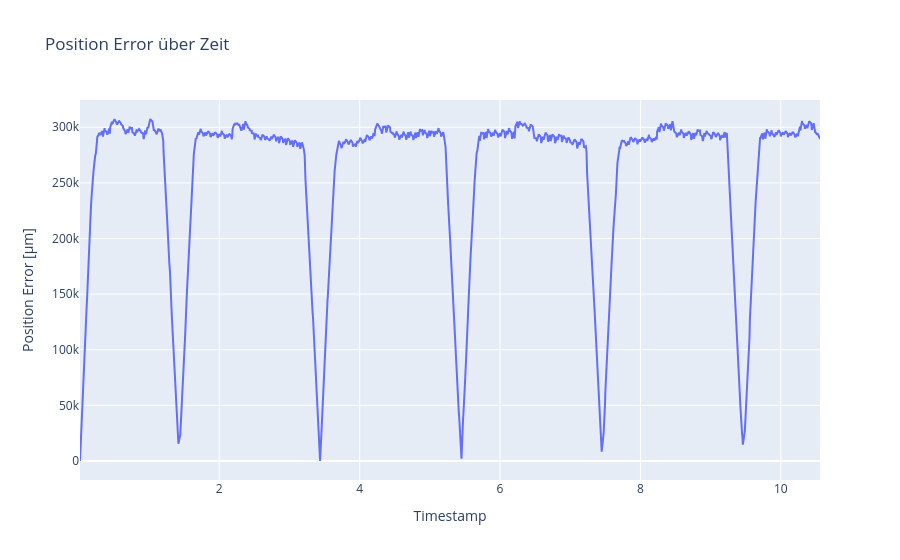

Notebook code for this chart:
### Markdown cell above
Plot distance error

### Code cell
act_j, com_j, timestamps = get_arrays()
pos_err, rpy_act, rpy_com = get_errors(act_j, com_j)

# 1) DataFrame anlegen
df = pd.DataFrame({
    'timestamp': timestamps,
    'error_um': pos_err
})

# 2) Interaktiven Linienplot
fig = px.line(
    df,
    x='timestamp',
    y='error_um',
    title="Position Error über Zeit",
    labels={
        'timestamp': 'Timestamp',
        'error_um': 'Position Error [µm]'
    }
)

# 3) Achsen-Datumsformat nach Wunsch
fig.update_xaxes(
    tickformat="%H:%M:%S\n%d-%m-%Y",
    # rangeslider_visible=True     # kleiner Slider unten für grobes Zoomen
)

fig.show()

### Figure 1 — Plotly figure (JSON) as saved in the notebook; plotly's stock layout.template omitted (floating-point values rounded to 4 significant figures; data arrays with more than 128 entries replaced by an {"elided": "..."} marker saying what was removed)
{"data": [{"hovertemplate": "Timestamp=%{x}<br>Position Error [µm]=%{y}<extra></extra>", "legendgroup": "", "line": {"color": "#636efa", "dash": "solid"}, "marker": {"symbol": "circle"}, "mode": "lines", "name": "", "orientation": "v", "showlegend": false, "type": "scatter", "x": {"elided": "856 float values"}, "xaxis": "x", "y": {"elided": "856 float values"}, "yaxis": "y"}], "layout": {"legend": {"tracegroupgap": 0}, "title": {"text": "Position Error über Zeit"}, "xaxis": {"anchor": "y", "domain": [0, 1], "tickformat": "%H:%M:%S\n%d-%m-%Y", "title": {"text": "Timestamp"}}, "yaxis": {"anchor": "x", "domain": [0, 1], "title": {"text": "Position Error [µm]"}}}}
